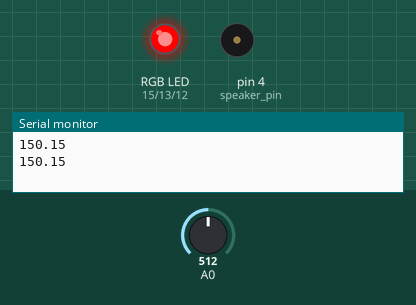
Simulated run of this sketch. Board: Arduino Uno, built with avr-gcc and run on an emulated ATmega328P. Shown: an RGB LED mixed from three pins (HIGH = lit), buzzer (waves = sounding, pin HIGH), the last lines printed to the serial monitor. The test bench sets the inputs (shaded band); at power-on: A0 = 512.

Above: at 8.8 s.
8.9 s: A0 set to 166
17.2 s: A0 set to 153
At 24.5 s:
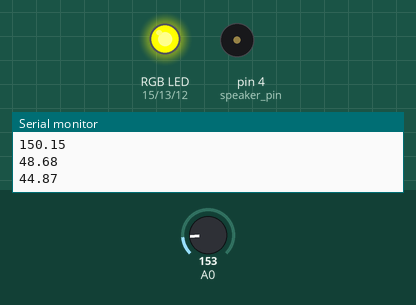
25.5 s: A0 set to 112
33.5 s: A0 set to 92
At 40.3 s:
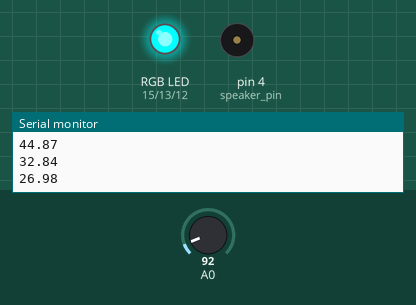
41.5 s: A0 set to 122
At 48.9 s:
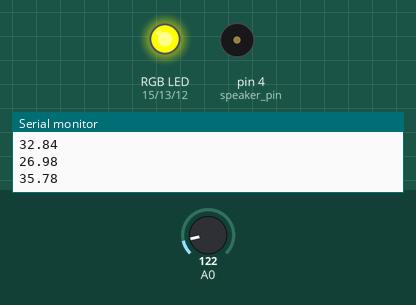
49.5 s: A0 set to 35
At 57.4 s:
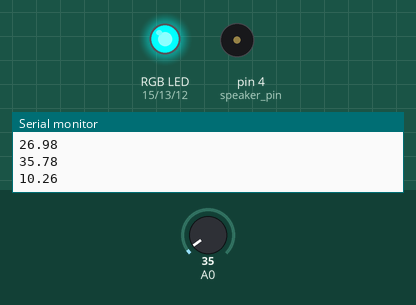
Timing chart, 0 to 58.5 s (numbered marks = the images above; inputs shaded):
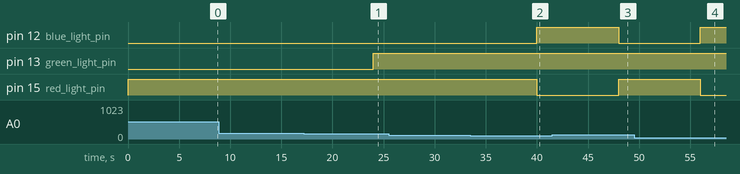

Measured:
- the behaviour switches between 154 and 153 on A0 (found by bisection; images 0 and 1)
- the behaviour switches between 103 and 102 on A0 (found by bisection; images 1 and 2)
- after the input at 17.2 s, pin 13 (green_light_pin): LOW → HIGH after 6.8 s
- after the input at 33.5 s, pin 12 (blue_light_pin): LOW → HIGH after 6.5 s; pin 15 (red_light_pin): HIGH → LOW after 6.5 s
- after the input at 41.5 s, pin 12 (blue_light_pin): HIGH → LOW after 6.5 s; pin 15 (red_light_pin): LOW → HIGH after 6.5 s
- after the input at 49.5 s, pin 12 (blue_light_pin): LOW → HIGH after 6.5 s; pin 15 (red_light_pin): HIGH → LOW after 6.5 s

The sketch:

TemperaturaTazza.ino
```cpp
float vref = 3.0;
float resolution = vref/1023;
const int speaker_pin = 4;  //D2
int frequency = 1000;  //frequenza per il beep (in Hz)
const int red_light_pin = 15; //D8
const int green_light_pin = 13; //D7
const int blue_light_pin = 12; //D6

void setup() {
  Serial.begin(9600);
  pinMode(speaker_pin, OUTPUT);
  pinMode(red_light_pin, OUTPUT);
  pinMode(green_light_pin, OUTPUT);
  pinMode(blue_light_pin, OUTPUT);
}

void loop() {
  float temperature = analogRead(A0);
  temperature = (temperature*resolution);
  temperature = temperature*100;
  Serial.println(temperature);

  if (temperature > 45.0) {
    RGB_color(255, 0, 0); //led rosso
  }
  else if (temperature > 30.0) {
    RGB_color(255, 255, 0); //led giallo
  }
  else {
    RGB_color(0, 255, 255); // led azzurro
  }

  if (temperature > 39.0 && temperature <41.0) {
     tone(speaker_pin, frequency);
     delay(2000);
     noTone(speaker_pin);
  }
  delay(8000);
}

void RGB_color(int red_light_value, int green_light_value, int blue_light_value) {
  analogWrite(red_light_pin, red_light_value);
  analogWrite(green_light_pin, green_light_value);
  analogWrite(blue_light_pin, blue_light_value);
}
```
